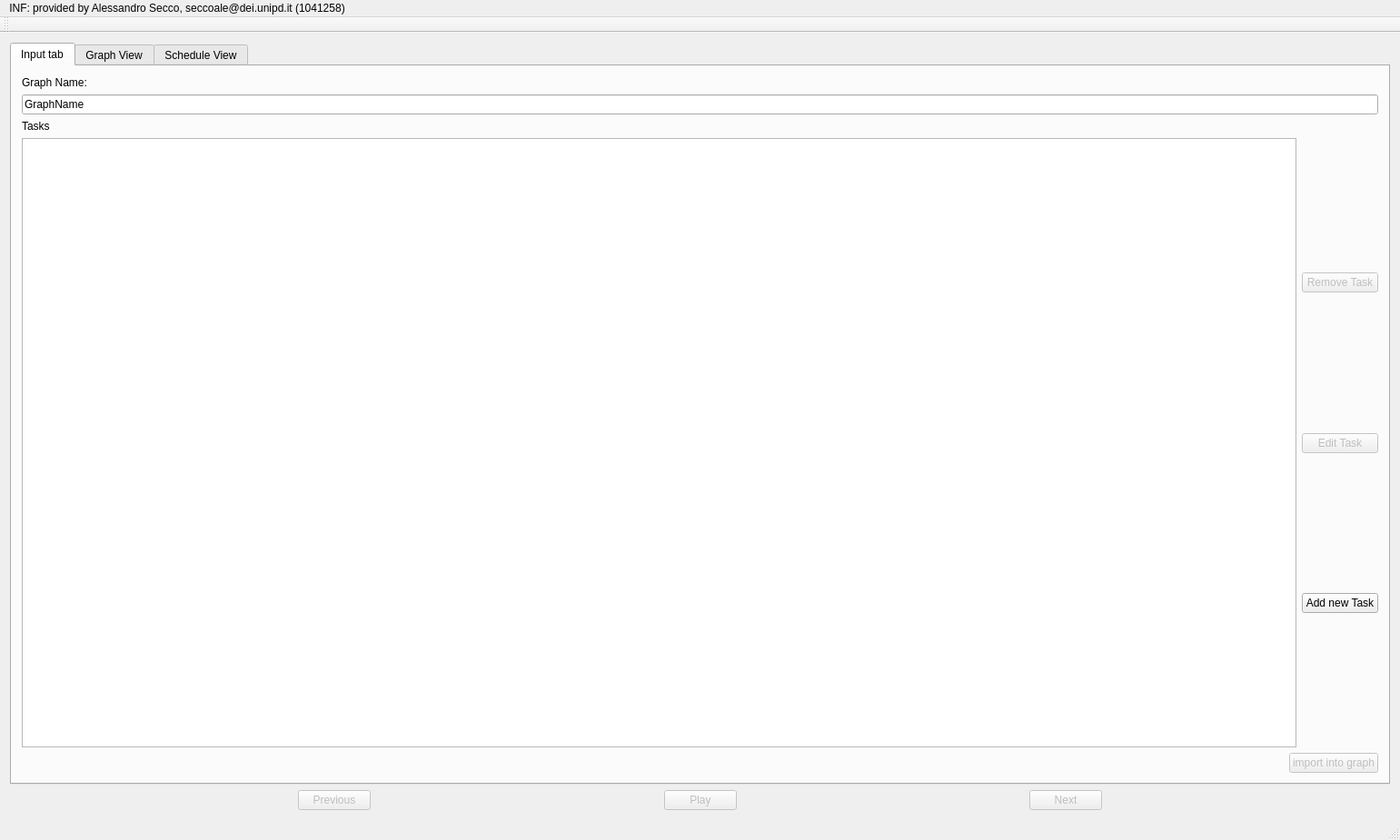
<?xml version="1.0" encoding="UTF-8"?>
<ui version="4.0">
 <class>GraphView</class>
 <widget class="QMainWindow" name="GraphView">
  <property name="geometry">
   <rect>
    <x>0</x>
    <y>0</y>
    <width>1541</width>
    <height>925</height>
   </rect>
  </property>
  <property name="sizePolicy">
   <sizepolicy hsizetype="Expanding" vsizetype="Expanding">
    <horstretch>0</horstretch>
    <verstretch>0</verstretch>
   </sizepolicy>
  </property>
  <property name="windowTitle">
   <string>GraphView</string>
  </property>
  <widget class="QWidget" name="centralWidget">
   <layout class="QVBoxLayout" name="verticalLayout_2">
    <item>
     <layout class="QVBoxLayout" name="verticalLayout">
      <property name="sizeConstraint">
       <enum>QLayout::SetNoConstraint</enum>
      </property>
      <item>
       <widget class="QTabWidget" name="tabWidget">
        <property name="currentIndex">
         <number>0</number>
        </property>
        <widget class="QWidget" name="input_tab">
         <property name="toolTip">
          <string>&lt;html&gt;&lt;head/&gt;&lt;body&gt;&lt;p&gt;insert the graph syntax&lt;/p&gt;&lt;/body&gt;&lt;/html&gt;</string>
         </property>
         <attribute name="title">
          <string>Input tab</string>
         </attribute>
         <layout class="QHBoxLayout" name="horizontalLayout_2">
          <item>
           <layout class="QVBoxLayout" name="verticalLayout_5">
            <item>
             <widget class="QLabel" name="label">
              <property name="sizePolicy">
               <sizepolicy hsizetype="Expanding" vsizetype="Minimum">
                <horstretch>0</horstretch>
                <verstretch>0</verstretch>
               </sizepolicy>
              </property>
              <property name="text">
               <string>Graph Name:</string>
              </property>
             </widget>
            </item>
            <item>
             <widget class="QLineEdit" name="graphNameLE">
              <property name="text">
               <string>GraphName</string>
              </property>
             </widget>
            </item>
            <item>
             <widget class="QLabel" name="label_2">
              <property name="text">
               <string>Tasks</string>
              </property>
             </widget>
            </item>
            <item>
             <layout class="QHBoxLayout" name="horizontalLayout_4">
              <item>
               <widget class="QListWidget" name="listTask"/>
              </item>
              <item>
               <layout class="QVBoxLayout" name="verticalLayout_6">
                <item>
                 <spacer name="verticalSpacer_3">
                  <property name="orientation">
                   <enum>Qt::Vertical</enum>
                  </property>
                  <property name="sizeHint" stdset="0">
                   <size>
                    <width>20</width>
                    <height>40</height>
                   </size>
                  </property>
                 </spacer>
                </item>
                <item>
                 <widget class="QPushButton" name="removeBtn">
                  <property name="enabled">
                   <bool>false</bool>
                  </property>
                  <property name="text">
                   <string>Remove Task</string>
                  </property>
                 </widget>
                </item>
                <item>
                 <spacer name="verticalSpacer_2">
                  <property name="orientation">
                   <enum>Qt::Vertical</enum>
                  </property>
                  <property name="sizeHint" stdset="0">
                   <size>
                    <width>20</width>
                    <height>40</height>
                   </size>
                  </property>
                 </spacer>
                </item>
                <item>
                 <widget class="QPushButton" name="editTaskBtn">
                  <property name="enabled">
                   <bool>false</bool>
                  </property>
                  <property name="text">
                   <string>Edit Task</string>
                  </property>
                 </widget>
                </item>
                <item>
                 <spacer name="verticalSpacer">
                  <property name="orientation">
                   <enum>Qt::Vertical</enum>
                  </property>
                  <property name="sizeHint" stdset="0">
                   <size>
                    <width>20</width>
                    <height>40</height>
                   </size>
                  </property>
                 </spacer>
                </item>
                <item>
                 <widget class="QPushButton" name="add_task_button">
                  <property name="text">
                   <string>Add new Task</string>
                  </property>
                 </widget>
                </item>
                <item>
                 <spacer name="verticalSpacer_4">
                  <property name="orientation">
                   <enum>Qt::Vertical</enum>
                  </property>
                  <property name="sizeHint" stdset="0">
                   <size>
                    <width>20</width>
                    <height>40</height>
                   </size>
                  </property>
                 </spacer>
                </item>
               </layout>
              </item>
             </layout>
            </item>
            <item>
             <layout class="QHBoxLayout" name="horizontalLayout_3">
              <item>
               <spacer name="horizontalSpacer_5">
                <property name="orientation">
                 <enum>Qt::Horizontal</enum>
                </property>
                <property name="sizeHint" stdset="0">
                 <size>
                  <width>40</width>
                  <height>20</height>
                 </size>
                </property>
               </spacer>
              </item>
              <item>
               <widget class="QPushButton" name="import_graph_button">
                <property name="enabled">
                 <bool>false</bool>
                </property>
                <property name="text">
                 <string>import into graph</string>
                </property>
                <property name="checkable">
                 <bool>false</bool>
                </property>
                <property name="checked">
                 <bool>false</bool>
                </property>
               </widget>
              </item>
             </layout>
            </item>
           </layout>
          </item>
         </layout>
        </widget>
        <widget class="QWidget" name="graph_tab">
         <attribute name="title">
          <string>Graph View</string>
         </attribute>
         <layout class="QVBoxLayout" name="verticalLayout_3">
          <item>
           <layout class="QHBoxLayout" name="horizontalLayout_7">
            <item>
             <widget class="QLabel" name="label_3">
              <property name="text">
               <string>Hyperperiod is: </string>
              </property>
             </widget>
            </item>
            <item>
             <widget class="QLCDNumber" name="hyperperiod"/>
            </item>
            <item>
             <spacer name="horizontalSpacer_8">
              <property name="orientation">
               <enum>Qt::Horizontal</enum>
              </property>
              <property name="sizeHint" stdset="0">
               <size>
                <width>40</width>
                <height>20</height>
               </size>
              </property>
             </spacer>
            </item>
           </layout>
          </item>
          <item>
           <layout class="QHBoxLayout" name="horizontalLayout_8">
            <item>
             <widget class="QLabel" name="label_4">
              <property name="text">
               <string>Select Frame Size:</string>
              </property>
             </widget>
            </item>
            <item>
             <widget class="QComboBox" name="frameSizes"/>
            </item>
            <item>
             <spacer name="horizontalSpacer_9">
              <property name="orientation">
               <enum>Qt::Horizontal</enum>
              </property>
              <property name="sizeHint" stdset="0">
               <size>
                <width>40</width>
                <height>20</height>
               </size>
              </property>
             </spacer>
            </item>
           </layout>
          </item>
          <item>
           <layout class="QVBoxLayout" name="verticalLayout_7">
            <item>
             <widget class="QGraphicsView" name="graphicsView_graph"/>
            </item>
           </layout>
          </item>
          <item>
           <layout class="QHBoxLayout" name="horizontalLayout_5">
            <item>
             <spacer name="horizontalSpacer_6">
              <property name="orientation">
               <enum>Qt::Horizontal</enum>
              </property>
              <property name="sizeHint" stdset="0">
               <size>
                <width>40</width>
                <height>20</height>
               </size>
              </property>
             </spacer>
            </item>
            <item>
             <widget class="QPushButton" name="saveGraphBTN">
              <property name="text">
               <string>Save Graph</string>
              </property>
             </widget>
            </item>
           </layout>
          </item>
         </layout>
        </widget>
        <widget class="QWidget" name="shedule_tab">
         <attribute name="title">
          <string>Schedule View</string>
         </attribute>
         <layout class="QVBoxLayout" name="verticalLayout_4">
          <item>
           <widget class="QGraphicsView" name="graphicsView_schedule"/>
          </item>
          <item>
           <layout class="QHBoxLayout" name="horizontalLayout_6">
            <item>
             <spacer name="horizontalSpacer_7">
              <property name="orientation">
               <enum>Qt::Horizontal</enum>
              </property>
              <property name="sizeHint" stdset="0">
               <size>
                <width>40</width>
                <height>20</height>
               </size>
              </property>
             </spacer>
            </item>
            <item>
             <widget class="QPushButton" name="saveSchedBTN">
              <property name="text">
               <string>Save Schedule</string>
              </property>
             </widget>
            </item>
           </layout>
          </item>
         </layout>
        </widget>
       </widget>
      </item>
      <item>
       <layout class="QHBoxLayout" name="horizontalLayout">
        <item>
         <spacer name="horizontalSpacer">
          <property name="orientation">
           <enum>Qt::Horizontal</enum>
          </property>
          <property name="sizeHint" stdset="0">
           <size>
            <width>40</width>
            <height>20</height>
           </size>
          </property>
         </spacer>
        </item>
        <item>
         <widget class="QPushButton" name="prevButton">
          <property name="enabled">
           <bool>false</bool>
          </property>
          <property name="text">
           <string>Previous</string>
          </property>
         </widget>
        </item>
        <item>
         <spacer name="horizontalSpacer_2">
          <property name="orientation">
           <enum>Qt::Horizontal</enum>
          </property>
          <property name="sizeHint" stdset="0">
           <size>
            <width>40</width>
            <height>20</height>
           </size>
          </property>
         </spacer>
        </item>
        <item>
         <widget class="QPushButton" name="play_stop_button">
          <property name="enabled">
           <bool>false</bool>
          </property>
          <property name="text">
           <string>Play</string>
          </property>
         </widget>
        </item>
        <item>
         <spacer name="horizontalSpacer_3">
          <property name="orientation">
           <enum>Qt::Horizontal</enum>
          </property>
          <property name="sizeHint" stdset="0">
           <size>
            <width>40</width>
            <height>20</height>
           </size>
          </property>
         </spacer>
        </item>
        <item>
         <widget class="QPushButton" name="nextButton">
          <property name="enabled">
           <bool>false</bool>
          </property>
          <property name="text">
           <string>Next</string>
          </property>
         </widget>
        </item>
        <item>
         <spacer name="horizontalSpacer_4">
          <property name="orientation">
           <enum>Qt::Horizontal</enum>
          </property>
          <property name="sizeHint" stdset="0">
           <size>
            <width>40</width>
            <height>20</height>
           </size>
          </property>
         </spacer>
        </item>
       </layout>
      </item>
     </layout>
    </item>
   </layout>
  </widget>
  <widget class="QMenuBar" name="menuBar">
   <property name="geometry">
    <rect>
     <x>0</x>
     <y>0</y>
     <width>1541</width>
     <height>23</height>
    </rect>
   </property>
   <widget class="QMenu" name="menuINF_provided_by_Alessandro_Secco_seccoale_dei_unipd_it_1041258">
    <property name="title">
     <string>INF: provided by Alessandro Secco, seccoale@dei.unipd.it (1041258)</string>
    </property>
   </widget>
   <addaction name="menuINF_provided_by_Alessandro_Secco_seccoale_dei_unipd_it_1041258"/>
  </widget>
  <widget class="QToolBar" name="mainToolBar">
   <attribute name="toolBarArea">
    <enum>TopToolBarArea</enum>
   </attribute>
   <attribute name="toolBarBreak">
    <bool>false</bool>
   </attribute>
  </widget>
  <widget class="QStatusBar" name="statusBar"/>
 </widget>
 <layoutdefault spacing="6" margin="11"/>
 <resources/>
 <connections/>
</ui>
